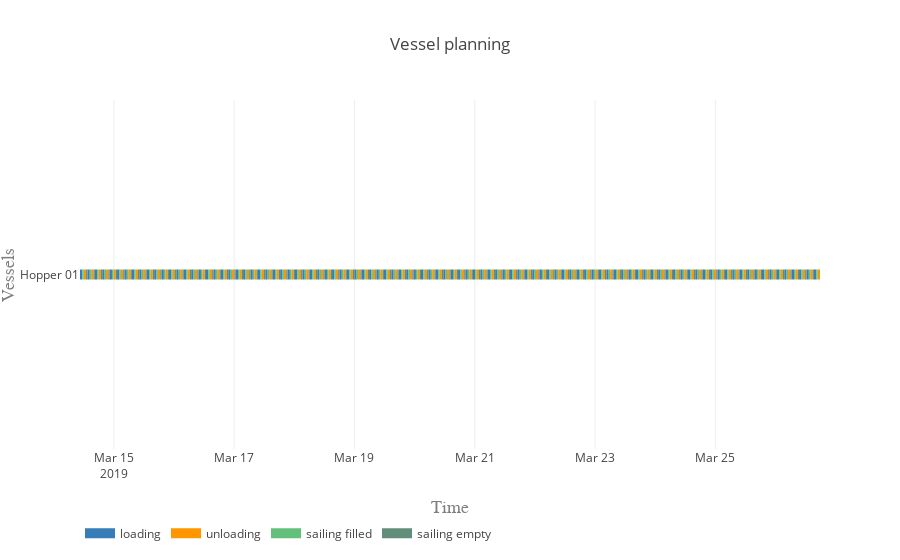

Notebook cell for this chart:
### Markdown cell above
#### Vessel planning

### Code cell
vessels = [hopper]

activities = ['loading', 'unloading', 'sailing filled', 'sailing empty']
colors = {0:'rgb(55,126,184)', 1:'rgb(255,150,0)', 2:'rgb(98, 192, 122)', 3:'rgb(98, 141, 122)'}

plot.vessel_planning(vessels, activities, colors)

### Figure 1 — Plotly figure (JSON) as saved in the notebook; plotly's stock layout.template omitted (floating-point values rounded to 4 significant figures; data arrays with more than 128 entries replaced by an {"elided": "..."} marker saying what was removed)
{"data": [{"connectgaps": false, "hoverinfo": "y+name", "line": {"color": "rgb(55,126,184)", "width": 10}, "mode": "lines", "name": "loading", "type": "scatter", "uid": "49609133-a329-44de-b5af-09288689cd6f", "x": {"elided": "500 str values"}, "y": {"elided": "500 str values"}}, {"connectgaps": false, "hoverinfo": "y+name", "line": {"color": "rgb(255,150,0)", "width": 10}, "mode": "lines", "name": "unloading", "type": "scatter", "uid": "f22cfc7a-dcdc-4a6a-bf69-72939d977518", "x": {"elided": "500 str values"}, "y": {"elided": "500 str values"}}, {"connectgaps": false, "hoverinfo": "y+name", "line": {"color": "rgb(98, 192, 122)", "width": 10}, "mode": "lines", "name": "sailing filled", "type": "scatter", "uid": "13573152-becc-4e16-8d0e-8946ddd9eef0", "x": {"elided": "500 str values"}, "y": {"elided": "500 str values"}}, {"connectgaps": false, "hoverinfo": "y+name", "line": {"color": "rgb(98, 141, 122)", "width": 10}, "mode": "lines", "name": "sailing empty", "type": "scatter", "uid": "dc9441f0-55e7-4f08-95f0-2f9861698e63", "x": {"elided": "495 str values"}, "y": {"elided": "495 str values"}}], "layout": {"hovermode": "closest", "legend": {"orientation": "h", "x": 0, "y": -0.2}, "title": "Vessel planning", "xaxis": {"range": ["2019-03-14 10:29:44", "2019-03-26 17:44:06.511561"], "title": "Time", "titlefont": {"color": "#7f7f7f", "family": "Courier New, monospace", "size": 18}}, "yaxis": {"title": "Vessels", "titlefont": {"color": "#7f7f7f", "family": "Courier New, monospace", "size": 18}}}}
